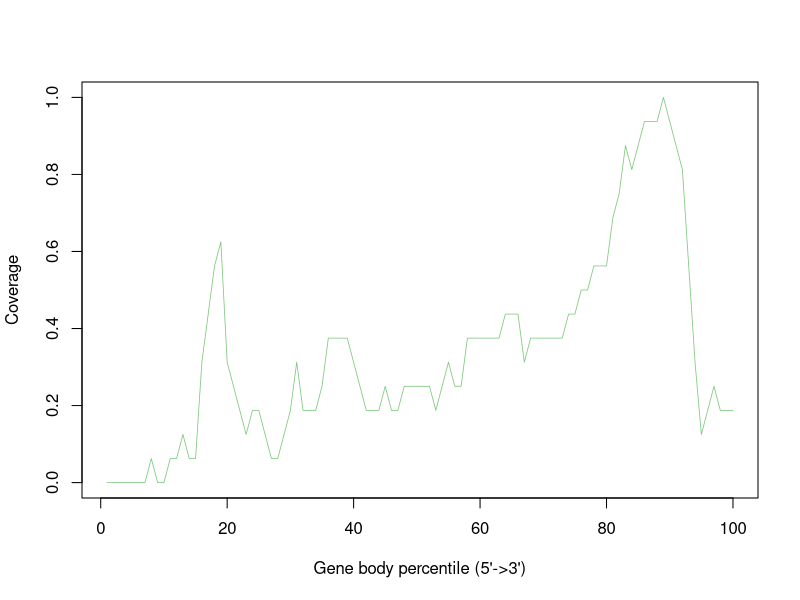

Source code (R):
Mmus_BAL_TAL_LRTN_FLT_Rep1_F6_Aligned.sortedByCoord_sorted.out <- c(0.0,0.0,0.0,0.0,0.0,0.0,0.0,0.0625,0.0,0.0,0.0625,0.0625,0.125,0.0625,0.0625,0.3125,0.4375,0.5625,0.625,0.3125,0.25,0.1875,0.125,0.1875,0.1875,0.125,0.0625,0.0625,0.125,0.1875,0.3125,0.1875,0.1875,0.1875,0.25,0.375,0.375,0.375,0.375,0.3125,0.25,0.1875,0.1875,0.1875,0.25,0.1875,0.1875,0.25,0.25,0.25,0.25,0.25,0.1875,0.25,0.3125,0.25,0.25,0.375,0.375,0.375,0.375,0.375,0.375,0.4375,0.4375,0.4375,0.3125,0.375,0.375,0.375,0.375,0.375,0.375,0.4375,0.4375,0.5,0.5,0.5625,0.5625,0.5625,0.6875,0.75,0.875,0.8125,0.875,0.9375,0.9375,0.9375,1.0,0.9375,0.875,0.8125,0.5625,0.3125,0.125,0.1875,0.25,0.1875,0.1875,0.1875)


pdf("Mmus_BAL-TAL_LRTN_FLT_Rep1_F6.geneBodyCoverage.curves.pdf")
x=1:100
icolor = colorRampPalette(c("#7fc97f","#beaed4","#fdc086","#ffff99","#386cb0","#f0027f"))(1)
plot(x,Mmus_BAL_TAL_LRTN_FLT_Rep1_F6_Aligned.sortedByCoord_sorted.out,type='l',xlab="Gene body percentile (5'->3')", ylab="Coverage",lwd=0.8,col=icolor[1])
dev.off()
